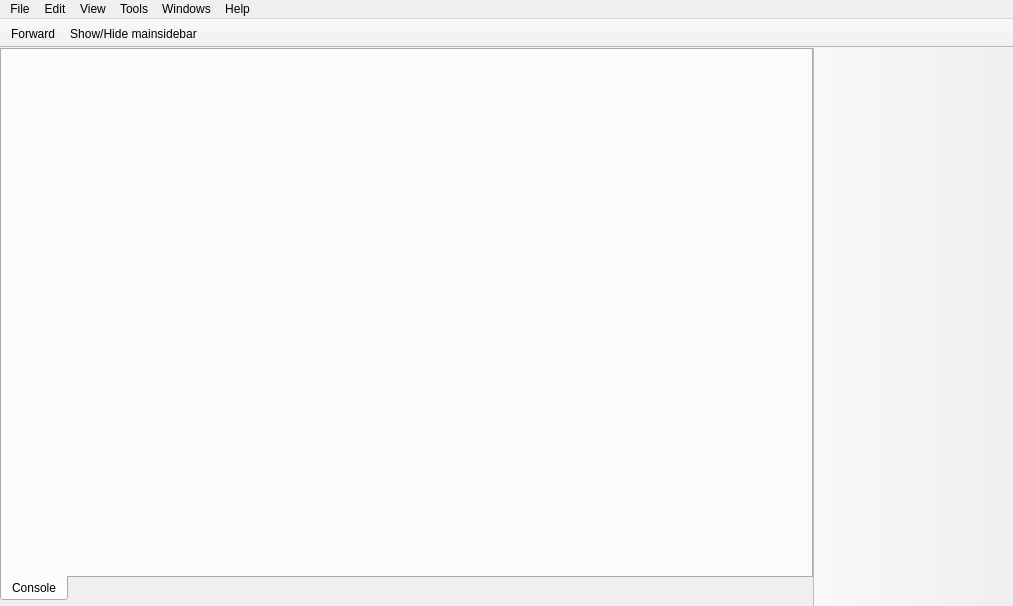
<?xml version="1.0" encoding="UTF-8"?>
<ui version="4.0">
 <class>MainWindow</class>
 <widget class="QMainWindow" name="MainWindow">
  <property name="geometry">
   <rect>
    <x>0</x>
    <y>0</y>
    <width>1013</width>
    <height>606</height>
   </rect>
  </property>
  <property name="sizePolicy">
   <sizepolicy hsizetype="Expanding" vsizetype="Expanding">
    <horstretch>0</horstretch>
    <verstretch>0</verstretch>
   </sizepolicy>
  </property>
  <property name="windowTitle">
   <string notr="true">Cutter</string>
  </property>
  <property name="windowIcon">
   <iconset>
    <normaloff>:/img/logo-small.png</normaloff>:/img/logo-small.png</iconset>
  </property>
  <property name="documentMode">
   <bool>false</bool>
  </property>
  <property name="dockNestingEnabled">
   <bool>true</bool>
  </property>
  <widget class="QWidget" name="centralWidget">
   <property name="sizePolicy">
    <sizepolicy hsizetype="Preferred" vsizetype="Maximum">
     <horstretch>0</horstretch>
     <verstretch>0</verstretch>
    </sizepolicy>
   </property>
   <layout class="QVBoxLayout" name="verticalLayout_10">
    <property name="leftMargin">
     <number>0</number>
    </property>
    <property name="topMargin">
     <number>0</number>
    </property>
    <property name="rightMargin">
     <number>0</number>
    </property>
    <property name="bottomMargin">
     <number>5</number>
    </property>
    <item>
     <widget class="QTabWidget" name="centralTabWidget">
      <property name="sizePolicy">
       <sizepolicy hsizetype="Expanding" vsizetype="Preferred">
        <horstretch>0</horstretch>
        <verstretch>0</verstretch>
       </sizepolicy>
      </property>
      <property name="tabPosition">
       <enum>QTabWidget::South</enum>
      </property>
      <property name="currentIndex">
       <number>0</number>
      </property>
      <property name="usesScrollButtons">
       <bool>false</bool>
      </property>
      <property name="documentMode">
       <bool>false</bool>
      </property>
      <property name="tabsClosable">
       <bool>false</bool>
      </property>
      <widget class="QWidget" name="tab">
       <property name="sizePolicy">
        <sizepolicy hsizetype="Preferred" vsizetype="Preferred">
         <horstretch>0</horstretch>
         <verstretch>0</verstretch>
        </sizepolicy>
       </property>
       <attribute name="title">
        <string notr="true">Console</string>
       </attribute>
       <layout class="QVBoxLayout" name="tabVerticalLayout">
        <property name="spacing">
         <number>0</number>
        </property>
        <property name="sizeConstraint">
         <enum>QLayout::SetNoConstraint</enum>
        </property>
        <property name="leftMargin">
         <number>0</number>
        </property>
        <property name="topMargin">
         <number>0</number>
        </property>
        <property name="rightMargin">
         <number>0</number>
        </property>
        <property name="bottomMargin">
         <number>0</number>
        </property>
       </layout>
      </widget>
     </widget>
    </item>
   </layout>
  </widget>
  <widget class="QMenuBar" name="menuBar">
   <property name="geometry">
    <rect>
     <x>0</x>
     <y>0</y>
     <width>1013</width>
     <height>20</height>
    </rect>
   </property>
   <property name="defaultUp">
    <bool>false</bool>
   </property>
   <property name="nativeMenuBar">
    <bool>true</bool>
   </property>
   <widget class="QMenu" name="menuFile">
    <property name="geometry">
     <rect>
      <x>273</x>
      <y>136</y>
      <width>154</width>
      <height>167</height>
     </rect>
    </property>
    <property name="title">
     <string>File</string>
    </property>
    <addaction name="actionNew"/>
    <addaction name="actionLoad"/>
    <addaction name="separator"/>
    <addaction name="actionSave"/>
    <addaction name="separator"/>
    <addaction name="actionRun_Script"/>
    <addaction name="separator"/>
    <addaction name="actionQuit"/>
   </widget>
   <widget class="QMenu" name="menuTools">
    <property name="title">
     <string>Tools</string>
    </property>
    <addaction name="actionCalculator"/>
    <addaction name="actionAssembler"/>
    <addaction name="actionSDB_browser"/>
   </widget>
   <widget class="QMenu" name="menuView">
    <property name="title">
     <string>View</string>
    </property>
    <property name="tabsOnTop" stdset="0">
     <bool>false</bool>
    </property>
    <addaction name="actionRefresh_contents"/>
    <addaction name="separator"/>
    <addaction name="actionDefaut"/>
    <addaction name="actionReset_settings"/>
    <addaction name="separator"/>
    <addaction name="actionLock"/>
    <addaction name="actionTabs_on_Top"/>
    <addaction name="separator"/>
    <addaction name="actionWhite_Theme"/>
    <addaction name="actionDark_Theme"/>
    <addaction name="separator"/>
    <addaction name="actionAsmOptions"/>
   </widget>
   <widget class="QMenu" name="menuHelp">
    <property name="title">
     <string>Help</string>
    </property>
    <addaction name="actionDocumentation"/>
    <addaction name="separator"/>
    <addaction name="actionAbout"/>
   </widget>
   <widget class="QMenu" name="menuEdit">
    <property name="title">
     <string>Edit</string>
    </property>
    <addaction name="actionUndo"/>
    <addaction name="actionRedo"/>
    <addaction name="separator"/>
    <addaction name="actionCut"/>
    <addaction name="actionCopy"/>
    <addaction name="actionPaste"/>
    <addaction name="actionDelete"/>
    <addaction name="separator"/>
    <addaction name="actionSelect_all"/>
    <addaction name="separator"/>
    <addaction name="actionFind"/>
    <addaction name="actionFind_next"/>
    <addaction name="actionFind_previous"/>
   </widget>
   <widget class="QMenu" name="menuWindows">
    <property name="title">
     <string>Windows</string>
    </property>
    <addaction name="actionDashboard"/>
    <addaction name="separator"/>
    <addaction name="actionEntry_points"/>
    <addaction name="actionFunctions"/>
    <addaction name="actionImports"/>
    <addaction name="actionExports"/>
    <addaction name="actionSymbols"/>
    <addaction name="separator"/>
    <addaction name="actionReloc"/>
    <addaction name="actionStrings"/>
    <addaction name="actionFlags"/>
    <addaction name="actionSections"/>
    <addaction name="separator"/>
    <addaction name="actionComents"/>
    <addaction name="actionNotepad"/>
   </widget>
   <addaction name="menuFile"/>
   <addaction name="menuEdit"/>
   <addaction name="menuView"/>
   <addaction name="menuTools"/>
   <addaction name="menuWindows"/>
   <addaction name="menuHelp"/>
  </widget>
  <widget class="QToolBar" name="sideToolBar">
   <property name="enabled">
    <bool>true</bool>
   </property>
   <property name="sizePolicy">
    <sizepolicy hsizetype="Fixed" vsizetype="Preferred">
     <horstretch>0</horstretch>
     <verstretch>0</verstretch>
    </sizepolicy>
   </property>
   <property name="minimumSize">
    <size>
     <width>200</width>
     <height>0</height>
    </size>
   </property>
   <property name="windowTitle">
    <string notr="true">Side toolbar</string>
   </property>
   <property name="movable">
    <bool>false</bool>
   </property>
   <property name="allowedAreas">
    <set>Qt::RightToolBarArea</set>
   </property>
   <property name="floatable">
    <bool>false</bool>
   </property>
   <attribute name="toolBarArea">
    <enum>RightToolBarArea</enum>
   </attribute>
   <attribute name="toolBarBreak">
    <bool>false</bool>
   </attribute>
  </widget>
  <widget class="QToolBar" name="mainToolBar">
   <property name="sizePolicy">
    <sizepolicy hsizetype="Preferred" vsizetype="Fixed">
     <horstretch>0</horstretch>
     <verstretch>0</verstretch>
    </sizepolicy>
   </property>
   <property name="contextMenuPolicy">
    <enum>Qt::DefaultContextMenu</enum>
   </property>
   <property name="windowTitle">
    <string notr="true">Main toolbar</string>
   </property>
   <property name="movable">
    <bool>false</bool>
   </property>
   <property name="iconSize">
    <size>
     <width>18</width>
     <height>18</height>
    </size>
   </property>
   <property name="toolButtonStyle">
    <enum>Qt::ToolButtonIconOnly</enum>
   </property>
   <attribute name="toolBarArea">
    <enum>TopToolBarArea</enum>
   </attribute>
   <attribute name="toolBarBreak">
    <bool>false</bool>
   </attribute>
   <addaction name="actionForward"/>
   <addaction name="actionShow_Hide_mainsidebar"/>
  </widget>
  <action name="actionCalculator">
   <property name="text">
    <string>Calculator</string>
   </property>
  </action>
  <action name="actionDefaut">
   <property name="text">
    <string>Reset Layout</string>
   </property>
  </action>
  <action name="actionAbout">
   <property name="text">
    <string>About</string>
   </property>
  </action>
  <action name="actionNew">
   <property name="text">
    <string>New</string>
   </property>
  </action>
  <action name="actionClose">
   <property name="text">
    <string>Close</string>
   </property>
  </action>
  <action name="actionSave_workspace">
   <property name="text">
    <string>Save Layout</string>
   </property>
  </action>
  <action name="actionDocumentation">
   <property name="text">
    <string>Documentation</string>
   </property>
  </action>
  <action name="actionLoad">
   <property name="text">
    <string>Open</string>
   </property>
  </action>
  <action name="actionSave">
   <property name="text">
    <string>Save</string>
   </property>
  </action>
  <action name="actionUndo">
   <property name="text">
    <string>Undo</string>
   </property>
  </action>
  <action name="actionRedo">
   <property name="text">
    <string>Redo</string>
   </property>
  </action>
  <action name="actionCut">
   <property name="text">
    <string>Cut</string>
   </property>
  </action>
  <action name="actionCopy">
   <property name="text">
    <string>Copy</string>
   </property>
  </action>
  <action name="actionPaste">
   <property name="text">
    <string>Paste</string>
   </property>
  </action>
  <action name="actionDelete">
   <property name="text">
    <string>Delete</string>
   </property>
  </action>
  <action name="actionSelect_all">
   <property name="text">
    <string>Select All</string>
   </property>
  </action>
  <action name="actionFind">
   <property name="text">
    <string>Find</string>
   </property>
  </action>
  <action name="actionFind_next">
   <property name="text">
    <string>Find Next</string>
   </property>
  </action>
  <action name="actionFind_previous">
   <property name="text">
    <string>Find Previous</string>
   </property>
  </action>
  <action name="actionBack">
   <property name="icon">
    <iconset resource="resources.qrc">
     <normaloff>:/img/icons/arrow_left.svg</normaloff>:/img/icons/arrow_left.svg</iconset>
   </property>
   <property name="text">
    <string>Back</string>
   </property>
   <property name="toolTip">
    <string>Go back</string>
   </property>
  </action>
  <action name="actionForward">
   <property name="icon">
    <iconset resource="resources.qrc">
     <normaloff>:/img/icons/arrow_right.svg</normaloff>:/img/icons/arrow_right.svg</iconset>
   </property>
   <property name="text">
    <string>Forward</string>
   </property>
  </action>
  <action name="actionLock">
   <property name="checkable">
    <bool>true</bool>
   </property>
   <property name="checked">
    <bool>true</bool>
   </property>
   <property name="text">
    <string>Toggle Panel Locks</string>
   </property>
   <property name="iconVisibleInMenu">
    <bool>false</bool>
   </property>
  </action>
  <action name="actionLockUnlock">
   <property name="checkable">
    <bool>true</bool>
   </property>
   <property name="icon">
    <iconset resource="resources.qrc">
     <normaloff>:/unlock</normaloff>:/unlock</iconset>
   </property>
   <property name="text">
    <string>Lock/Unlock</string>
   </property>
   <property name="toolTip">
    <string>Lock/Unlock</string>
   </property>
  </action>
  <action name="actionStrings">
   <property name="checkable">
    <bool>false</bool>
   </property>
   <property name="text">
    <string>Strings</string>
   </property>
   <property name="toolTip">
    <string>Show/hide Strings panel</string>
   </property>
  </action>
  <action name="actionSections">
   <property name="checkable">
    <bool>false</bool>
   </property>
   <property name="text">
    <string>Sections</string>
   </property>
   <property name="toolTip">
    <string>Show/Hide Sections panel</string>
   </property>
  </action>
  <action name="actionFunctions">
   <property name="checkable">
    <bool>false</bool>
   </property>
   <property name="text">
    <string>Functions</string>
   </property>
   <property name="toolTip">
    <string>Show/HIde Functions panel</string>
   </property>
  </action>
  <action name="actionImports">
   <property name="checkable">
    <bool>false</bool>
   </property>
   <property name="text">
    <string>Imports</string>
   </property>
   <property name="toolTip">
    <string>Show/HIde Imports panel</string>
   </property>
  </action>
  <action name="actionSymbols">
   <property name="checkable">
    <bool>false</bool>
   </property>
   <property name="text">
    <string>Symbols</string>
   </property>
   <property name="toolTip">
    <string>Show/HIde Symbols panel</string>
   </property>
  </action>
  <action name="actionReloc">
   <property name="checkable">
    <bool>false</bool>
   </property>
   <property name="text">
    <string>Relocs</string>
   </property>
   <property name="toolTip">
    <string>Show/HIde Relocs panel</string>
   </property>
  </action>
  <action name="actionFlags">
   <property name="checkable">
    <bool>false</bool>
   </property>
   <property name="text">
    <string>Flags</string>
   </property>
   <property name="toolTip">
    <string>Show/HIde Flags panel</string>
   </property>
  </action>
  <action name="actionMem">
   <property name="checkable">
    <bool>false</bool>
   </property>
   <property name="text">
    <string>Memory</string>
   </property>
   <property name="toolTip">
    <string>Show/Hide Memory panel</string>
   </property>
  </action>
  <action name="actionTheme">
   <property name="checkable">
    <bool>false</bool>
   </property>
   <property name="icon">
    <iconset resource="resources.qrc">
     <normaloff>:/img/icons/themes.svg</normaloff>:/img/icons/themes.svg</iconset>
   </property>
   <property name="text">
    <string>Theme</string>
   </property>
   <property name="autoRepeat">
    <bool>false</bool>
   </property>
   <property name="menuRole">
    <enum>QAction::PreferencesRole</enum>
   </property>
  </action>
  <action name="actionTabs">
   <property name="icon">
    <iconset resource="resources.qrc">
     <normaloff>:/img/icons/tabs.svg</normaloff>:/img/icons/tabs.svg</iconset>
   </property>
   <property name="text">
    <string>Tabs Up/Down</string>
   </property>
   <property name="toolTip">
    <string>Tabs Up/Down</string>
   </property>
  </action>
  <action name="actionRefresh_Panels">
   <property name="icon">
    <iconset resource="resources.qrc">
     <normaloff>:/img/icons/spin.svg</normaloff>:/img/icons/spin.svg</iconset>
   </property>
   <property name="text">
    <string>Refresh</string>
   </property>
  </action>
  <action name="actionComents">
   <property name="checkable">
    <bool>false</bool>
   </property>
   <property name="text">
    <string>Comments</string>
   </property>
   <property name="toolTip">
    <string>Show/Hide Comments</string>
   </property>
  </action>
  <action name="actionTabs_on_Top">
   <property name="checkable">
    <bool>true</bool>
   </property>
   <property name="text">
    <string>Toggle Tab Position</string>
   </property>
  </action>
  <action name="actionDark_Theme">
   <property name="text">
    <string>Dark Theme</string>
   </property>
  </action>
  <action name="actionLoad_workspace">
   <property name="text">
    <string>Load Layout</string>
   </property>
  </action>
  <action name="actionWhite_Theme">
   <property name="text">
    <string>Default Theme</string>
   </property>
  </action>
  <action name="actionCreate_File">
   <property name="text">
    <string>Create File</string>
   </property>
  </action>
  <action name="actionAssembler">
   <property name="text">
    <string>Assembler</string>
   </property>
  </action>
  <action name="actionBindiff">
   <property name="text">
    <string>Bindiff</string>
   </property>
  </action>
  <action name="actionGraph">
   <property name="text">
    <string>Graph</string>
   </property>
  </action>
  <action name="actionSearch">
   <property name="text">
    <string>Search</string>
   </property>
  </action>
  <action name="actionAnalysis">
   <property name="text">
    <string>Analysis</string>
   </property>
  </action>
  <action name="actionTest_menu">
   <property name="text">
    <string>Test menu</string>
   </property>
  </action>
  <action name="actionHexCopy_Hexpair">
   <property name="text">
    <string>Copy Hexpair</string>
   </property>
  </action>
  <action name="actionHexCopy_Text">
   <property name="text">
    <string>Copy Text</string>
   </property>
  </action>
  <action name="actionHexCopy_ASCII">
   <property name="text">
    <string>Copy ASCII</string>
   </property>
  </action>
  <action name="actionHexInsert_String">
   <property name="text">
    <string>Insert String</string>
   </property>
  </action>
  <action name="actionHexInsert_Hex">
   <property name="text">
    <string>Insert Hex</string>
   </property>
  </action>
  <action name="actionHexEdit">
   <property name="text">
    <string>Edit</string>
   </property>
  </action>
  <action name="actionHexPaste">
   <property name="text">
    <string>Paste</string>
   </property>
  </action>
  <action name="actionDisas_ShowHideBytes">
   <property name="text">
    <string>Show/Hide bytes</string>
   </property>
  </action>
  <action name="actionDisasSwitch_case">
   <property name="text">
    <string>Switch case</string>
   </property>
  </action>
  <action name="actionDisasCopy_All">
   <property name="text">
    <string>Copy All</string>
   </property>
  </action>
  <action name="actionDisasCopy_Bytes">
   <property name="text">
    <string>Copy Bytes</string>
   </property>
  </action>
  <action name="actionDisasCopy_Disasm">
   <property name="text">
    <string>Copy Disasm</string>
   </property>
  </action>
  <action name="actionDisplayOptions">
   <property name="text">
    <string>Copy Disasm</string>
   </property>
  </action>
  <action name="actionStart_Web_Server">
   <property name="checkable">
    <bool>true</bool>
   </property>
   <property name="icon">
    <iconset resource="resources.qrc">
     <normaloff>:/img/icons/cloud.svg</normaloff>:/img/icons/cloud.svg</iconset>
   </property>
   <property name="text">
    <string>Start Web Server</string>
   </property>
  </action>
  <action name="action1column">
   <property name="text">
    <string>1</string>
   </property>
  </action>
  <action name="action2columns">
   <property name="text">
    <string>2</string>
   </property>
  </action>
  <action name="action4columns">
   <property name="text">
    <string>4</string>
   </property>
  </action>
  <action name="action8columns">
   <property name="text">
    <string>8</string>
   </property>
  </action>
  <action name="action16columns">
   <property name="text">
    <string>16</string>
   </property>
  </action>
  <action name="action32columns">
   <property name="text">
    <string>32</string>
   </property>
  </action>
  <action name="action64columns">
   <property name="text">
    <string>64</string>
   </property>
  </action>
  <action name="actionSyntax_AT_T_Intel">
   <property name="text">
    <string>Syntax AT&amp;T/Intel</string>
   </property>
  </action>
  <action name="actionFunctionsRename">
   <property name="text">
    <string>Rename</string>
   </property>
  </action>
  <action name="actionFunctionsUndefine">
   <property name="text">
    <string>Undefine</string>
   </property>
  </action>
  <action name="actionDisasRename">
   <property name="text">
    <string>Rename</string>
   </property>
  </action>
  <action name="actionDisasmUndefine">
   <property name="text">
    <string>Undefine</string>
   </property>
  </action>
  <action name="actionDisasAdd_comment">
   <property name="text">
    <string>Add comment</string>
   </property>
  </action>
  <action name="actionhide_bottomPannel">
   <property name="checkable">
    <bool>true</bool>
   </property>
   <property name="icon">
    <iconset resource="resources.qrc">
     <normaloff>:/img/icons/down.svg</normaloff>:/img/icons/down.svg</iconset>
   </property>
   <property name="text">
    <string>Show/hide Bottom pannel</string>
   </property>
  </action>
  <action name="actionSend_to_Notepad">
   <property name="text">
    <string>Send to Notepad</string>
   </property>
  </action>
  <action name="actionNotepad">
   <property name="text">
    <string>Notepad</string>
   </property>
  </action>
  <action name="actionSDB_browser">
   <property name="text">
    <string>SDB browser</string>
   </property>
  </action>
  <action name="actionRun_Script">
   <property name="text">
    <string>Run Script</string>
   </property>
  </action>
  <action name="actionShow_Hide_mainsidebar">
   <property name="icon">
    <iconset resource="resources.qrc">
     <normaloff>:/img/icons/sidebar.svg</normaloff>:/img/icons/sidebar.svg</iconset>
   </property>
   <property name="text">
    <string>Show/Hide mainsidebar</string>
   </property>
   <property name="toolTip">
    <string>Show/Hide Sidebar</string>
   </property>
  </action>
  <action name="actionDashboard">
   <property name="text">
    <string>Dashboard</string>
   </property>
   <property name="toolTip">
    <string>Show/Hide Dashboard panel</string>
   </property>
  </action>
  <action name="actionReset_settings">
   <property name="text">
    <string>Reset settings</string>
   </property>
   <property name="toolTip">
    <string>Reset settings</string>
   </property>
  </action>
  <action name="actionQuit">
   <property name="text">
    <string>Quit</string>
   </property>
   <property name="shortcut">
    <string>Ctrl+Q</string>
   </property>
  </action>
  <action name="actionExports">
   <property name="text">
    <string>Exports</string>
   </property>
   <property name="toolTip">
    <string>Show/HIde Exports panel</string>
   </property>
  </action>
  <action name="actionRefresh_contents">
   <property name="text">
    <string>Refresh contents</string>
   </property>
   <property name="toolTip">
    <string>Refresh contents</string>
   </property>
  </action>
  <action name="actionDisplay_Esil">
   <property name="checkable">
    <bool>true</bool>
   </property>
   <property name="text">
    <string>Show ESIL rather than assembly</string>
   </property>
  </action>
  <action name="actionDisplay_Pseudocode">
   <property name="checkable">
    <bool>true</bool>
   </property>
   <property name="text">
    <string>Show pseudocode rather than assembly</string>
   </property>
  </action>
  <action name="actionEntry_points">
   <property name="text">
    <string>Entry points</string>
   </property>
  </action>
  <action name="actionDisplay_Offsets">
   <property name="checkable">
    <bool>true</bool>
   </property>
   <property name="checked">
    <bool>true</bool>
   </property>
   <property name="text">
    <string>Display offsets</string>
   </property>
  </action>
  <action name="actionAsmOptions">
   <property name="text">
    <string>Disassembly Options</string>
   </property>
  </action>
 </widget>
 <layoutdefault spacing="6" margin="11"/>
 <resources>
  <include location="resources.qrc"/>
 </resources>
 <connections/>
</ui>
